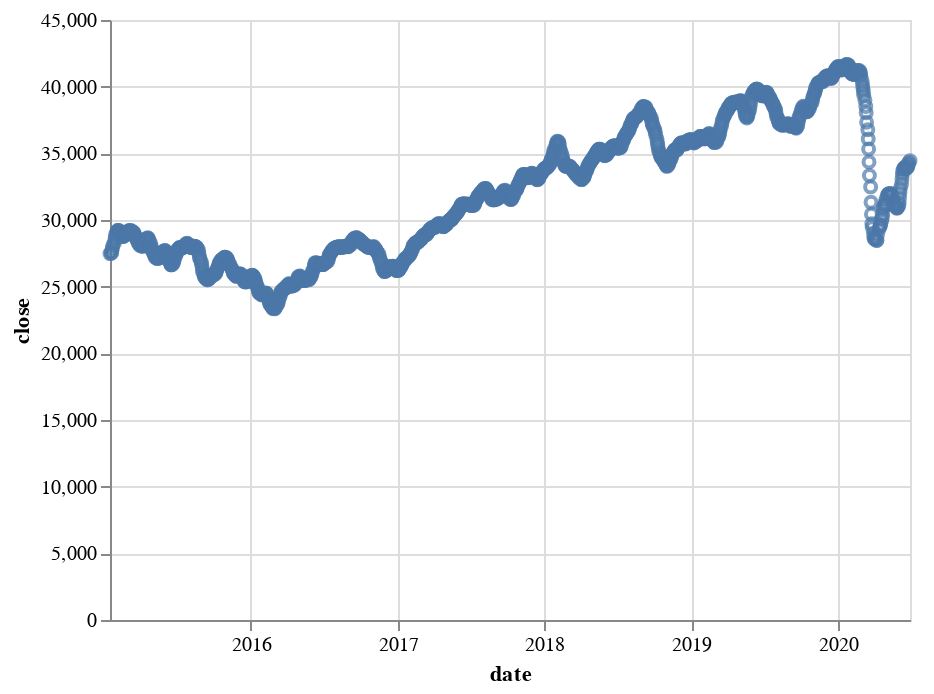

Here is the notebook cell this chart was saved with:
### Code cell
altdata_tendays = rollingwindows(10, bse_data)
altdata_tendays.reset_index(inplace=True)
altdata_tendays.rename(columns={list(altdata_tendays)[0]:'date'}, inplace=True)
alt.Chart(altdata_tendays).mark_point().encode(
    x ='date',
    y = 'close'
)

### Figure 1 — Vega-Lite specification as saved in the notebook (floating-point values rounded to 4 significant figures; data arrays with more than 128 entries replaced by an {"elided": "..."} marker saying what was removed)
{"config": {"view": {"continuousWidth": 400, "continuousHeight": 300}}, "data": {"name": "data-36d86e549ea8d8ca7874d83b4a5d4ef9"}, "mark": "point", "encoding": {"x": {"field": "date", "type": "temporal"}, "y": {"field": "close", "type": "quantitative"}}, "$schema": "https://vega.github.io/schema/vega-lite/v4.17.0.json", "datasets": {"data-36d86e549ea8d8ca7874d83b4a5d4ef9": {"elided": "1335 records"}}}
